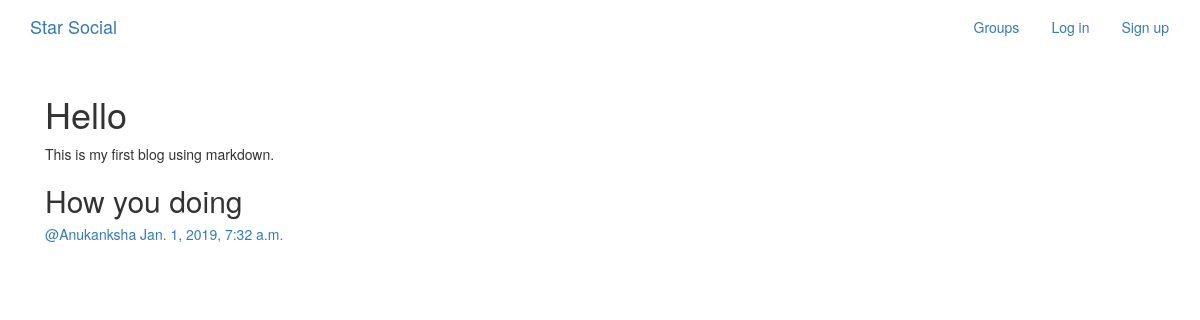
Page /posts/by/Anukanksha/6/ on the committed database.
### posts/models.py (models this page shows, shortened)
class Post(models.Model):
    user = models.ForeignKey(User,related_name='posts',on_delete=models.CASCADE)
    created_at = models.DateTimeField(auto_now=True)
    message = models.TextField()
    message_html = models.TextField(editable=False)
    group = models.ForeignKey(Group,related_name='posts',null=True,blank=True,on_delete=models.CASCADE)
    class Meta:
        ordering = ['-created_at']
        unique_together = ['user','message']

### posts/views.py (the view)
# urls.py: path('by/<username>/<int:pk>/',views.PostDetail.as_view(),name='single'),
class PostDetail(SelectRelatedMixin,generic.DetailView):
    model = models.Post
    select_related = ('user','group')
    def get_queryset(self):
        queryset = super().get_queryset()
        return queryset.filter(user__username__iexact=self.kwargs.get('username'))

### posts/templates/posts/post_detail.html
{% extends "posts/post_base.html" %}
{% block post_content %}
<div class="col-md-8">
    {% include "posts/_post.html" %}
</div>
{% endblock %}

### posts/templates/posts/_post.html (shortened to what this page needs)
<div class="post media">
    <h3>{{post.message_html|safe}}</h3>
    <div class="media-body">
        <h5 class="media-heading">
        <span class="username">
            <a href="{% url 'posts:for_user' username=post.user.username %}">@{{ post.user.username }}</a>
        </span>
        <time class="time">
            <a href="{%url 'posts:single' username=post.user.username pk=post.pk%}">
            {{ post.created_at }}
                </a>
        </time>
            </h5>
    </div>
</div>

### rows in the picture
Post: message_html "Hello This is my first blog using markdown. How you doing", user.username "Anukanksha", created_at "Jan. 1, 2019, 7:32 a.m."
